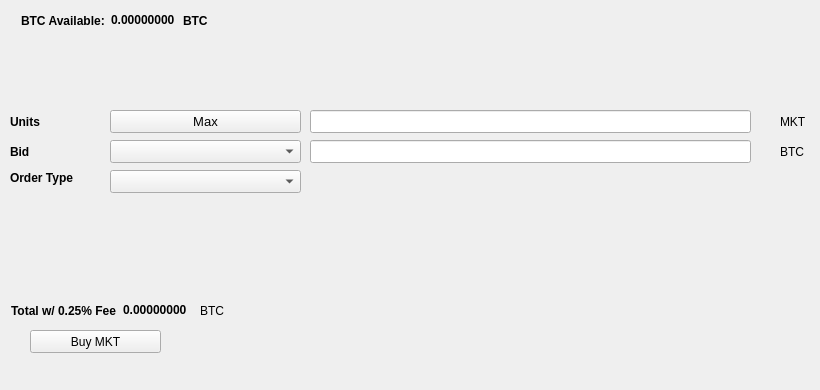
   <widget class="QWidget" name="BuyTab">
    <attribute name="title">
     <string>Buy</string>
    </attribute>
    <widget class="QPushButton" name="BuyMKT">
     <property name="geometry">
      <rect>
       <x>30</x>
       <y>330</y>
       <width>131</width>
       <height>23</height>
      </rect>
     </property>
     <property name="text">
      <string>Buy MKT</string>
     </property>
     <property name="icon">
      <iconset resource="../mktcoin.qrc">
       <normaloff>:/icons/bitcoin</normaloff>:/icons/bitcoin</iconset>
     </property>
    </widget>
    <widget class="QLabel" name="label_3">
     <property name="geometry">
      <rect>
       <x>10</x>
       <y>110</y>
       <width>46</width>
       <height>23</height>
      </rect>
     </property>
     <property name="font">
      <font>
       <weight>75</weight>
       <bold>true</bold>
      </font>
     </property>
     <property name="text">
      <string>Units</string>
     </property>
    </widget>
    <widget class="QLineEdit" name="UnitsInput">
     <property name="geometry">
      <rect>
       <x>310</x>
       <y>110</y>
       <width>441</width>
       <height>23</height>
      </rect>
     </property>
     <property name="font">
      <font>
       <pointsize>9</pointsize>
       <weight>75</weight>
       <bold>true</bold>
      </font>
     </property>
    </widget>
    <widget class="QLineEdit" name="BuyBidPriceEdit">
     <property name="geometry">
      <rect>
       <x>310</x>
       <y>140</y>
       <width>441</width>
       <height>23</height>
      </rect>
     </property>
     <property name="font">
      <font>
       <pointsize>9</pointsize>
       <weight>75</weight>
       <bold>true</bold>
      </font>
     </property>
    </widget>
    <widget class="QLabel" name="label_4">
     <property name="geometry">
      <rect>
       <x>780</x>
       <y>110</y>
       <width>31</width>
       <height>23</height>
      </rect>
     </property>
     <property name="text">
      <string>MKT</string>
     </property>
    </widget>
    <widget class="QLabel" name="label_5">
     <property name="geometry">
      <rect>
       <x>780</x>
       <y>140</y>
       <width>31</width>
       <height>23</height>
      </rect>
     </property>
     <property name="text">
      <string>BTC</string>
     </property>
    </widget>
    <widget class="QLabel" name="label_6">
     <property name="geometry">
      <rect>
       <x>10</x>
       <y>140</y>
       <width>46</width>
       <height>23</height>
      </rect>
     </property>
     <property name="font">
      <font>
       <weight>75</weight>
       <bold>true</bold>
      </font>
     </property>
     <property name="text">
      <string>Bid</string>
     </property>
    </widget>
    <widget class="QLabel" name="label_7">
     <property name="geometry">
      <rect>
       <x>10</x>
       <y>170</y>
       <width>91</width>
       <height>16</height>
      </rect>
     </property>
     <property name="font">
      <font>
       <weight>75</weight>
       <bold>true</bold>
      </font>
     </property>
     <property name="text">
      <string>Order Type</string>
     </property>
    </widget>
    <widget class="QPushButton" name="Buy_Max_Amount">
     <property name="geometry">
      <rect>
       <x>110</x>
       <y>110</y>
       <width>191</width>
       <height>23</height>
      </rect>
     </property>
     <property name="font">
      <font>
       <pointsize>10</pointsize>
      </font>
     </property>
     <property name="text">
      <string>Max</string>
     </property>
    </widget>
    <widget class="QComboBox" name="BuyBidcomboBox">
     <property name="geometry">
      <rect>
       <x>110</x>
       <y>140</y>
       <width>191</width>
       <height>23</height>
      </rect>
     </property>
     <property name="font">
      <font>
       <pointsize>10</pointsize>
      </font>
     </property>
    </widget>
    <widget class="QComboBox" name="buyOrdertypeCombo">
     <property name="geometry">
      <rect>
       <x>110</x>
       <y>170</y>
       <width>191</width>
       <height>23</height>
      </rect>
     </property>
     <property name="font">
      <font>
       <pointsize>10</pointsize>
      </font>
     </property>
    </widget>
    <widget class="QWidget" name="layoutWidget1">
     <property name="geometry">
      <rect>
       <x>21</x>
       <y>11</y>
       <width>227</width>
       <height>19</height>
      </rect>
     </property>
     <layout class="QHBoxLayout" name="horizontalLayout_3">
      <item>
       <widget class="QLabel" name="label232">
        <property name="font">
         <font>
          <weight>75</weight>
          <bold>true</bold>
         </font>
        </property>
        <property name="text">
         <string>BTC Available:</string>
        </property>
       </widget>
      </item>
      <item>
       <widget class="QLabel" name="BtcAvailableLbl">
        <property name="palette">
         <palette>
          <active>
           <colorrole role="WindowText">
            <brush brushstyle="SolidPattern">
             <color alpha="255">
              <red>0</red>
              <green>0</green>
              <blue>0</blue>
             </color>
            </brush>
           </colorrole>
           <colorrole role="Button">
            <brush brushstyle="SolidPattern">
             <color alpha="255">
              <red>0</red>
              <green>170</green>
              <blue>0</blue>
             </color>
            </brush>
           </colorrole>
           <colorrole role="Light">
            <brush brushstyle="SolidPattern">
             <color alpha="255">
              <red>0</red>
              <green>255</green>
              <blue>0</blue>
             </color>
            </brush>
           </colorrole>
           <colorrole role="Midlight">
            <brush brushstyle="SolidPattern">
             <color alpha="255">
              <red>0</red>
              <green>212</green>
              <blue>0</blue>
             </color>
            </brush>
           </colorrole>
           <colorrole role="Dark">
            <brush brushstyle="SolidPattern">
             <color alpha="255">
              <red>0</red>
              <green>85</green>
              <blue>0</blue>
             </color>
            </brush>
           </colorrole>
           <colorrole role="Mid">
            <brush brushstyle="SolidPattern">
             <color alpha="255">
              <red>0</red>
              <green>113</green>
              <blue>0</blue>
             </color>
            </brush>
           </colorrole>
           <colorrole role="Text">
            <brush brushstyle="SolidPattern">
             <color alpha="255">
              <red>0</red>
              <green>170</green>
              <blue>0</blue>
             </color>
            </brush>
           </colorrole>
           <colorrole role="BrightText">
            <brush brushstyle="SolidPattern">
             <color alpha="255">
              <red>255</red>
              <green>255</green>
              <blue>255</blue>
             </color>
            </brush>
           </colorrole>
           <colorrole role="ButtonText">
            <brush brushstyle="SolidPattern">
             <color alpha="255">
              <red>0</red>
              <green>0</green>
              <blue>0</blue>
             </color>
            </brush>
           </colorrole>
           <colorrole role="Base">
            <brush brushstyle="SolidPattern">
             <color alpha="255">
              <red>255</red>
              <green>255</green>
              <blue>255</blue>
             </color>
            </brush>
           </colorrole>
           <colorrole role="Window">
            <brush brushstyle="SolidPattern">
             <color alpha="255">
              <red>0</red>
              <green>170</green>
              <blue>0</blue>
             </color>
            </brush>
           </colorrole>
           <colorrole role="Shadow">
            <brush brushstyle="SolidPattern">
             <color alpha="255">
              <red>0</red>
              <green>0</green>
              <blue>0</blue>
             </color>
            </brush>
           </colorrole>
           <colorrole role="AlternateBase">
            <brush brushstyle="SolidPattern">
             <color alpha="255">
              <red>127</red>
              <green>212</green>
              <blue>127</blue>
             </color>
            </brush>
           </colorrole>
           <colorrole role="ToolTipBase">
            <brush brushstyle="SolidPattern">
             <color alpha="255">
              <red>255</red>
              <green>255</green>
              <blue>220</blue>
             </color>
            </brush>
           </colorrole>
           <colorrole role="ToolTipText">
            <brush brushstyle="SolidPattern">
             <color alpha="255">
              <red>0</red>
              <green>0</green>
              <blue>0</blue>
             </color>
            </brush>
           </colorrole>
          </active>
          <inactive>
           <colorrole role="WindowText">
            <brush brushstyle="SolidPattern">
             <color alpha="255">
              <red>0</red>
              <green>0</green>
              <blue>0</blue>
             </color>
            </brush>
           </colorrole>
           <colorrole role="Button">
            <brush brushstyle="SolidPattern">
             <color alpha="255">
              <red>0</red>
              <green>170</green>
              <blue>0</blue>
             </color>
            </brush>
           </colorrole>
           <colorrole role="Light">
            <brush brushstyle="SolidPattern">
             <color alpha="255">
              <red>0</red>
              <green>255</green>
              <blue>0</blue>
             </color>
            </brush>
           </colorrole>
           <colorrole role="Midlight">
            <brush brushstyle="SolidPattern">
             <color alpha="255">
              <red>0</red>
              <green>212</green>
              <blue>0</blue>
             </color>
            </brush>
           </colorrole>
           <colorrole role="Dark">
            <brush brushstyle="SolidPattern">
             <color alpha="255">
              <red>0</red>
              <green>85</green>
              <blue>0</blue>
             </color>
            </brush>
           </colorrole>
           <colorrole role="Mid">
            <brush brushstyle="SolidPattern">
             <color alpha="255">
              <red>0</red>
              <green>113</green>
              <blue>0</blue>
             </color>
            </brush>
           </colorrole>
           <colorrole role="Text">
            <brush brushstyle="SolidPattern">
             <color alpha="255">
              <red>0</red>
              <green>170</green>
              <blue>0</blue>
             </color>
            </brush>
           </colorrole>
           <colorrole role="BrightText">
            <brush brushstyle="SolidPattern">
             <color alpha="255">
              <red>255</red>
              <green>255</green>
              <blue>255</blue>
             </color>
            </brush>
           </colorrole>
           <colorrole role="ButtonText">
            <brush brushstyle="SolidPattern">
             <color alpha="255">
              <red>0</red>
              <green>0</green>
              <blue>0</blue>
             </color>
            </brush>
           </colorrole>
           <colorrole role="Base">
            <brush brushstyle="SolidPattern">
             <color alpha="255">
              <red>255</red>
              <green>255</green>
              <blue>255</blue>
             </color>
            </brush>
           </colorrole>
           <colorrole role="Window">
            <brush brushstyle="SolidPattern">
             <color alpha="255">
              <red>0</red>
              <green>170</green>
              <blue>0</blue>
             </color>
            </brush>
           </colorrole>
           <colorrole role="Shadow">
            <brush brushstyle="SolidPattern">
             <color alpha="255">
              <red>0</red>
              <green>0</green>
              <blue>0</blue>
             </color>
            </brush>
           </colorrole>
           <colorrole role="AlternateBase">
            <brush brushstyle="SolidPattern">
             <color alpha="255">
              <red>127</red>
              <green>212</green>
              <blue>127</blue>
             </color>
            </brush>
           </colorrole>
           <colorrole role="ToolTipBase">
            <brush brushstyle="SolidPattern">
             <color alpha="255">
              <red>255</red>
              <green>255</green>
              <blue>220</blue>
             </color>
            </brush>
           </colorrole>
           <colorrole role="ToolTipText">
            <brush brushstyle="SolidPattern">
             <color alpha="255">
              <red>0</red>
              <green>0</green>
              <blue>0</blue>
             </color>
            </brush>
           </colorrole>
          </inactive>
          <disabled>
           <colorrole role="WindowText">
            <brush brushstyle="SolidPattern">
             <color alpha="255">
              <red>0</red>
              <green>85</green>
              <blue>0</blue>
             </color>
            </brush>
           </colorrole>
           <colorrole role="Button">
            <brush brushstyle="SolidPattern">
             <color alpha="255">
              <red>0</red>
              <green>170</green>
              <blue>0</blue>
             </color>
            </brush>
           </colorrole>
           <colorrole role="Light">
            <brush brushstyle="SolidPattern">
             <color alpha="255">
              <red>0</red>
              <green>255</green>
              <blue>0</blue>
             </color>
            </brush>
           </colorrole>
           <colorrole role="Midlight">
            <brush brushstyle="SolidPattern">
             <color alpha="255">
              <red>0</red>
              <green>212</green>
              <blue>0</blue>
             </color>
            </brush>
           </colorrole>
           <colorrole role="Dark">
            <brush brushstyle="SolidPattern">
             <color alpha="255">
              <red>0</red>
              <green>85</green>
              <blue>0</blue>
             </color>
            </brush>
           </colorrole>
           <colorrole role="Mid">
            <brush brushstyle="SolidPattern">
             <color alpha="255">
              <red>0</red>
              <green>113</green>
              <blue>0</blue>
             </color>
            </brush>
           </colorrole>
           <colorrole role="Text">
            <brush brushstyle="SolidPattern">
             <color alpha="255">
              <red>0</red>
              <green>85</green>
              <blue>0</blue>
             </color>
            </brush>
           </colorrole>
           <colorrole role="BrightText">
            <brush brushstyle="SolidPattern">
             <color alpha="255">
              <red>255</red>
              <green>255</green>
              <blue>255</blue>
             </color>
            </brush>
           </colorrole>
           <colorrole role="ButtonText">
            <brush brushstyle="SolidPattern">
             <color alpha="255">
              <red>0</red>
              <green>85</green>
              <blue>0</blue>
             </color>
            </brush>
           </colorrole>
           <colorrole role="Base">
            <brush brushstyle="SolidPattern">
             <color alpha="255">
              <red>0</red>
              <green>170</green>
              <blue>0</blue>
             </color>
            </brush>
           </colorrole>
           <colorrole role="Window">
            <brush brushstyle="SolidPattern">
             <color alpha="255">
              <red>0</red>
              <green>170</green>
              <blue>0</blue>
             </color>
            </brush>
           </colorrole>
           <colorrole role="Shadow">
            <brush brushstyle="SolidPattern">
             <color alpha="255">
              <red>0</red>
              <green>0</green>
              <blue>0</blue>
             </color>
            </brush>
           </colorrole>
           <colorrole role="AlternateBase">
            <brush brushstyle="SolidPattern">
             <color alpha="255">
              <red>0</red>
              <green>170</green>
              <blue>0</blue>
             </color>
            </brush>
           </colorrole>
           <colorrole role="ToolTipBase">
            <brush brushstyle="SolidPattern">
             <color alpha="255">
              <red>255</red>
              <green>255</green>
              <blue>220</blue>
             </color>
            </brush>
           </colorrole>
           <colorrole role="ToolTipText">
            <brush brushstyle="SolidPattern">
             <color alpha="255">
              <red>0</red>
              <green>0</green>
              <blue>0</blue>
             </color>
            </brush>
           </colorrole>
          </disabled>
         </palette>
        </property>
        <property name="font">
         <font>
          <weight>75</weight>
          <bold>true</bold>
         </font>
        </property>
        <property name="text">
         <string>0.00000000</string>
        </property>
        <property name="textInteractionFlags">
         <set>Qt::LinksAccessibleByMouse|Qt::TextSelectableByKeyboard|Qt::TextSelectableByMouse</set>
        </property>
       </widget>
      </item>
      <item>
       <widget class="QLabel" name="BtcAvailableLbl_2">
        <property name="font">
         <font>
          <weight>75</weight>
          <bold>true</bold>
         </font>
        </property>
        <property name="text">
         <string>BTC</string>
        </property>
       </widget>
      </item>
     </layout>
    </widget>
    <widget class="QWidget" name="layoutWidge2">
     <property name="geometry">
      <rect>
       <x>11</x>
       <y>301</y>
       <width>259</width>
       <height>19</height>
      </rect>
     </property>
     <layout class="QHBoxLayout" name="horizontalLayout_4">
      <item>
       <widget class="QLabel" name="label_9">
        <property name="font">
         <font>
          <weight>75</weight>
          <bold>true</bold>
         </font>
        </property>
        <property name="text">
         <string>Total w/ 0.25% Fee</string>
        </property>
       </widget>
      </item>
      <item>
       <widget class="QLabel" name="BuyCostLabel">
        <property name="palette">
         <palette>
          <active>
           <colorrole role="WindowText">
            <brush brushstyle="SolidPattern">
             <color alpha="255">
              <red>0</red>
              <green>0</green>
              <blue>0</blue>
             </color>
            </brush>
           </colorrole>
           <colorrole role="Button">
            <brush brushstyle="SolidPattern">
             <color alpha="255">
              <red>0</red>
              <green>170</green>
              <blue>0</blue>
             </color>
            </brush>
           </colorrole>
           <colorrole role="Light">
            <brush brushstyle="SolidPattern">
             <color alpha="255">
              <red>0</red>
              <green>255</green>
              <blue>0</blue>
             </color>
            </brush>
           </colorrole>
           <colorrole role="Midlight">
            <brush brushstyle="SolidPattern">
             <color alpha="255">
              <red>0</red>
              <green>212</green>
              <blue>0</blue>
             </color>
            </brush>
           </colorrole>
           <colorrole role="Dark">
            <brush brushstyle="SolidPattern">
             <color alpha="255">
              <red>0</red>
              <green>85</green>
              <blue>0</blue>
             </color>
            </brush>
           </colorrole>
           <colorrole role="Mid">
            <brush brushstyle="SolidPattern">
             <color alpha="255">
              <red>0</red>
              <green>113</green>
              <blue>0</blue>
             </color>
            </brush>
           </colorrole>
           <colorrole role="Text">
            <brush brushstyle="SolidPattern">
             <color alpha="255">
              <red>0</red>
              <green>170</green>
              <blue>0</blue>
             </color>
            </brush>
           </colorrole>
           <colorrole role="BrightText">
            <brush brushstyle="SolidPattern">
             <color alpha="255">
              <red>255</red>
              <green>255</green>
              <blue>255</blue>
             </color>
            </brush>
           </colorrole>
           <colorrole role="ButtonText">
            <brush brushstyle="SolidPattern">
             <color alpha="255">
              <red>0</red>
              <green>0</green>
              <blue>0</blue>
             </color>
            </brush>
           </colorrole>
           <colorrole role="Base">
            <brush brushstyle="SolidPattern">
             <color alpha="255">
              <red>255</red>
              <green>255</green>
              <blue>255</blue>
             </color>
            </brush>
           </colorrole>
           <colorrole role="Window">
            <brush brushstyle="SolidPattern">
             <color alpha="255">
              <red>0</red>
              <green>170</green>
              <blue>0</blue>
             </color>
            </brush>
           </colorrole>
           <colorrole role="Shadow">
            <brush brushstyle="SolidPattern">
             <color alpha="255">
              <red>0</red>
              <green>0</green>
              <blue>0</blue>
             </color>
            </brush>
           </colorrole>
           <colorrole role="AlternateBase">
            <brush brushstyle="SolidPattern">
             <color alpha="255">
              <red>127</red>
              <green>212</green>
              <blue>127</blue>
             </color>
            </brush>
           </colorrole>
           <colorrole role="ToolTipBase">
            <brush brushstyle="SolidPattern">
             <color alpha="255">
              <red>255</red>
              <green>255</green>
              <blue>220</blue>
             </color>
            </brush>
           </colorrole>
           <colorrole role="ToolTipText">
            <brush brushstyle="SolidPattern">
             <color alpha="255">
              <red>0</red>
              <green>0</green>
              <blue>0</blue>
             </color>
            </brush>
           </colorrole>
          </active>
          <inactive>
           <colorrole role="WindowText">
            <brush brushstyle="SolidPattern">
             <color alpha="255">
              <red>0</red>
              <green>0</green>
              <blue>0</blue>
             </color>
            </brush>
           </colorrole>
           <colorrole role="Button">
            <brush brushstyle="SolidPattern">
             <color alpha="255">
              <red>0</red>
              <green>170</green>
              <blue>0</blue>
             </color>
            </brush>
           </colorrole>
           <colorrole role="Light">
            <brush brushstyle="SolidPattern">
             <color alpha="255">
              <red>0</red>
              <green>255</green>
              <blue>0</blue>
             </color>
            </brush>
           </colorrole>
           <colorrole role="Midlight">
            <brush brushstyle="SolidPattern">
             <color alpha="255">
              <red>0</red>
              <green>212</green>
              <blue>0</blue>
             </color>
            </brush>
           </colorrole>
           <colorrole role="Dark">
            <brush brushstyle="SolidPattern">
             <color alpha="255">
              <red>0</red>
              <green>85</green>
              <blue>0</blue>
             </color>
            </brush>
           </colorrole>
           <colorrole role="Mid">
            <brush brushstyle="SolidPattern">
             <color alpha="255">
              <red>0</red>
              <green>113</green>
              <blue>0</blue>
             </color>
            </brush>
           </colorrole>
           <colorrole role="Text">
            <brush brushstyle="SolidPattern">
             <color alpha="255">
              <red>0</red>
              <green>170</green>
              <blue>0</blue>
             </color>
            </brush>
           </colorrole>
           <colorrole role="BrightText">
            <brush brushstyle="SolidPattern">
             <color alpha="255">
              <red>255</red>
              <green>255</green>
              <blue>255</blue>
             </color>
            </brush>
           </colorrole>
           <colorrole role="ButtonText">
            <brush brushstyle="SolidPattern">
             <color alpha="255">
              <red>0</red>
              <green>0</green>
              <blue>0</blue>
             </color>
            </brush>
           </colorrole>
           <colorrole role="Base">
            <brush brushstyle="SolidPattern">
             <color alpha="255">
              <red>255</red>
              <green>255</green>
              <blue>255</blue>
             </color>
            </brush>
           </colorrole>
           <colorrole role="Window">
            <brush brushstyle="SolidPattern">
             <color alpha="255">
              <red>0</red>
              <green>170</green>
              <blue>0</blue>
             </color>
            </brush>
           </colorrole>
           <colorrole role="Shadow">
            <brush brushstyle="SolidPattern">
             <color alpha="255">
              <red>0</red>
              <green>0</green>
              <blue>0</blue>
             </color>
            </brush>
           </colorrole>
           <colorrole role="AlternateBase">
            <brush brushstyle="SolidPattern">
             <color alpha="255">
              <red>127</red>
              <green>212</green>
              <blue>127</blue>
             </color>
            </brush>
           </colorrole>
           <colorrole role="ToolTipBase">
            <brush brushstyle="SolidPattern">
             <color alpha="255">
              <red>255</red>
              <green>255</green>
              <blue>220</blue>
             </color>
            </brush>
           </colorrole>
           <colorrole role="ToolTipText">
            <brush brushstyle="SolidPattern">
             <color alpha="255">
              <red>0</red>
              <green>0</green>
              <blue>0</blue>
             </color>
            </brush>
           </colorrole>
          </inactive>
          <disabled>
           <colorrole role="WindowText">
            <brush brushstyle="SolidPattern">
             <color alpha="255">
              <red>0</red>
              <green>85</green>
              <blue>0</blue>
             </color>
            </brush>
           </colorrole>
           <colorrole role="Button">
            <brush brushstyle="SolidPattern">
             <color alpha="255">
              <red>0</red>
              <green>170</green>
              <blue>0</blue>
             </color>
            </brush>
           </colorrole>
           <colorrole role="Light">
            <brush brushstyle="SolidPattern">
             <color alpha="255">
              <red>0</red>
              <green>255</green>
              <blue>0</blue>
             </color>
            </brush>
           </colorrole>
           <colorrole role="Midlight">
            <brush brushstyle="SolidPattern">
             <color alpha="255">
              <red>0</red>
              <green>212</green>
              <blue>0</blue>
             </color>
            </brush>
           </colorrole>
           <colorrole role="Dark">
            <brush brushstyle="SolidPattern">
             <color alpha="255">
              <red>0</red>
              <green>85</green>
              <blue>0</blue>
             </color>
            </brush>
           </colorrole>
           <colorrole role="Mid">
            <brush brushstyle="SolidPattern">
             <color alpha="255">
              <red>0</red>
              <green>113</green>
              <blue>0</blue>
             </color>
            </brush>
           </colorrole>
           <colorrole role="Text">
            <brush brushstyle="SolidPattern">
             <color alpha="255">
              <red>0</red>
              <green>85</green>
              <blue>0</blue>
             </color>
            </brush>
           </colorrole>
           <colorrole role="BrightText">
            <brush brushstyle="SolidPattern">
             <color alpha="255">
              <red>255</red>
              <green>255</green>
              <blue>255</blue>
             </color>
            </brush>
           </colorrole>
           <colorrole role="ButtonText">
            <brush brushstyle="SolidPattern">
             <color alpha="255">
              <red>0</red>
              <green>85</green>
              <blue>0</blue>
             </color>
            </brush>
           </colorrole>
           <colorrole role="Base">
            <brush brushstyle="SolidPattern">
             <color alpha="255">
              <red>0</red>
              <green>170</green>
              <blue>0</blue>
             </color>
            </brush>
           </colorrole>
           <colorrole role="Window">
            <brush brushstyle="SolidPattern">
             <color alpha="255">
              <red>0</red>
              <green>170</green>
              <blue>0</blue>
             </color>
            </brush>
           </colorrole>
           <colorrole role="Shadow">
            <brush brushstyle="SolidPattern">
             <color alpha="255">
              <red>0</red>
              <green>0</green>
              <blue>0</blue>
             </color>
            </brush>
           </colorrole>
           <colorrole role="AlternateBase">
            <brush brushstyle="SolidPattern">
             <color alpha="255">
              <red>0</red>
              <green>170</green>
              <blue>0</blue>
             </color>
            </brush>
           </colorrole>
           <colorrole role="ToolTipBase">
            <brush brushstyle="SolidPattern">
             <color alpha="255">
              <red>255</red>
              <green>255</green>
              <blue>220</blue>
             </color>
            </brush>
           </colorrole>
           <colorrole role="ToolTipText">
            <brush brushstyle="SolidPattern">
             <color alpha="255">
              <red>0</red>
              <green>0</green>
              <blue>0</blue>
             </color>
            </brush>
           </colorrole>
          </disabled>
         </palette>
        </property>
        <property name="font">
         <font>
          <weight>75</weight>
          <bold>true</bold>
         </font>
        </property>
        <property name="autoFillBackground">
         <bool>false</bool>
        </property>
        <property name="text">
         <string>0.00000000</string>
        </property>
        <property name="textInteractionFlags">
         <set>Qt::LinksAccessibleByMouse|Qt::TextSelectableByMouse</set>
        </property>
       </widget>
      </item>
      <item>
       <widget class="QLabel" name="label_10">
        <property name="font">
         <font>
          <weight>50</weight>
          <bold>false</bold>
         </font>
        </property>
        <property name="text">
         <string>BTC</string>
        </property>
       </widget>
      </item>
     </layout>
    </widget>
    <widget class="QLabel" name="label_24">
     <property name="geometry">
      <rect>
       <x>460</x>
       <y>300</y>
       <width>281</width>
       <height>81</height>
      </rect>
     </property>
     <property name="text">
      <string/>
     </property>
     <property name="pixmap">
      <pixmap>:/images/bittrex</pixmap>
     </property>
    </widget>
   </widget>
